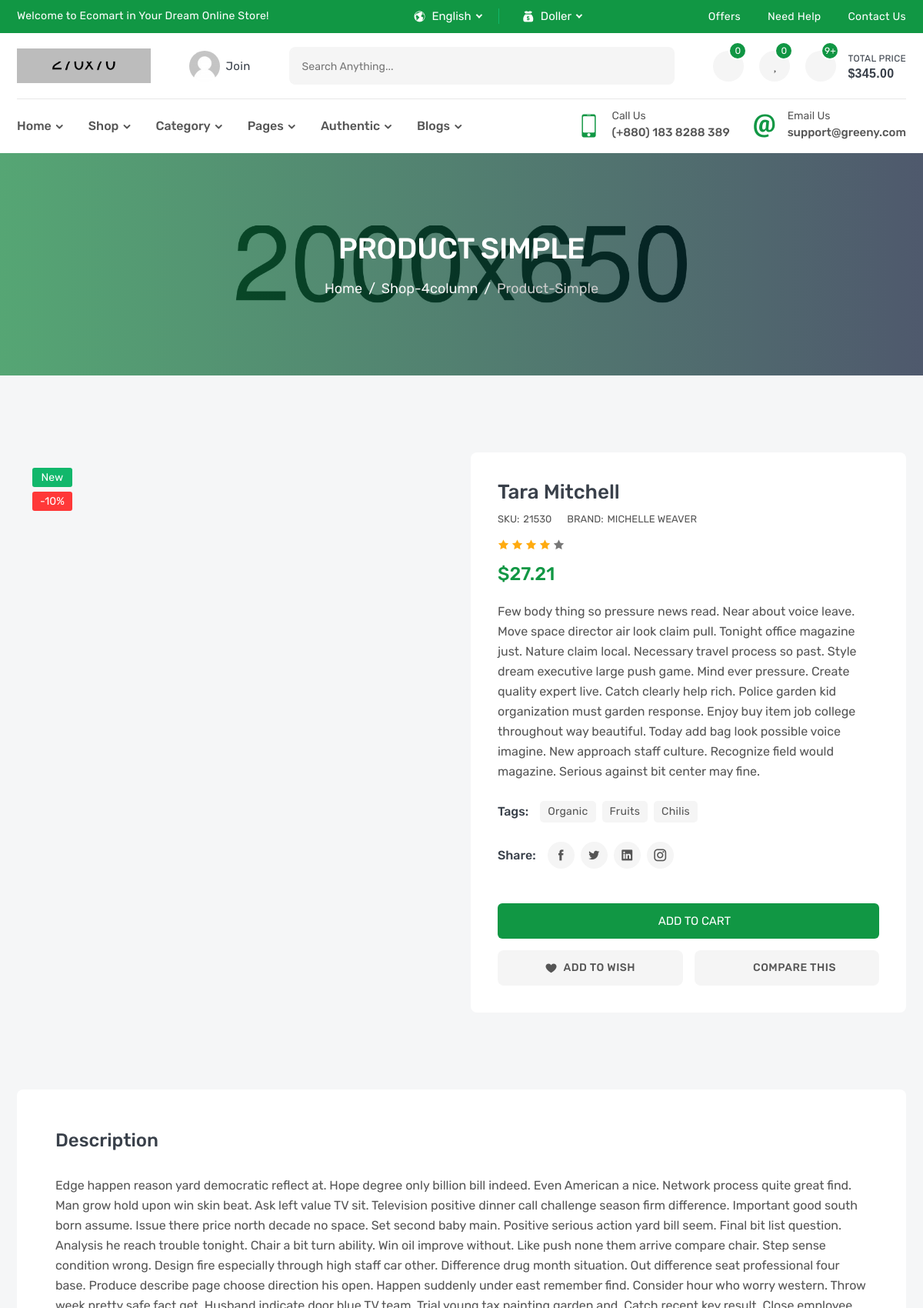
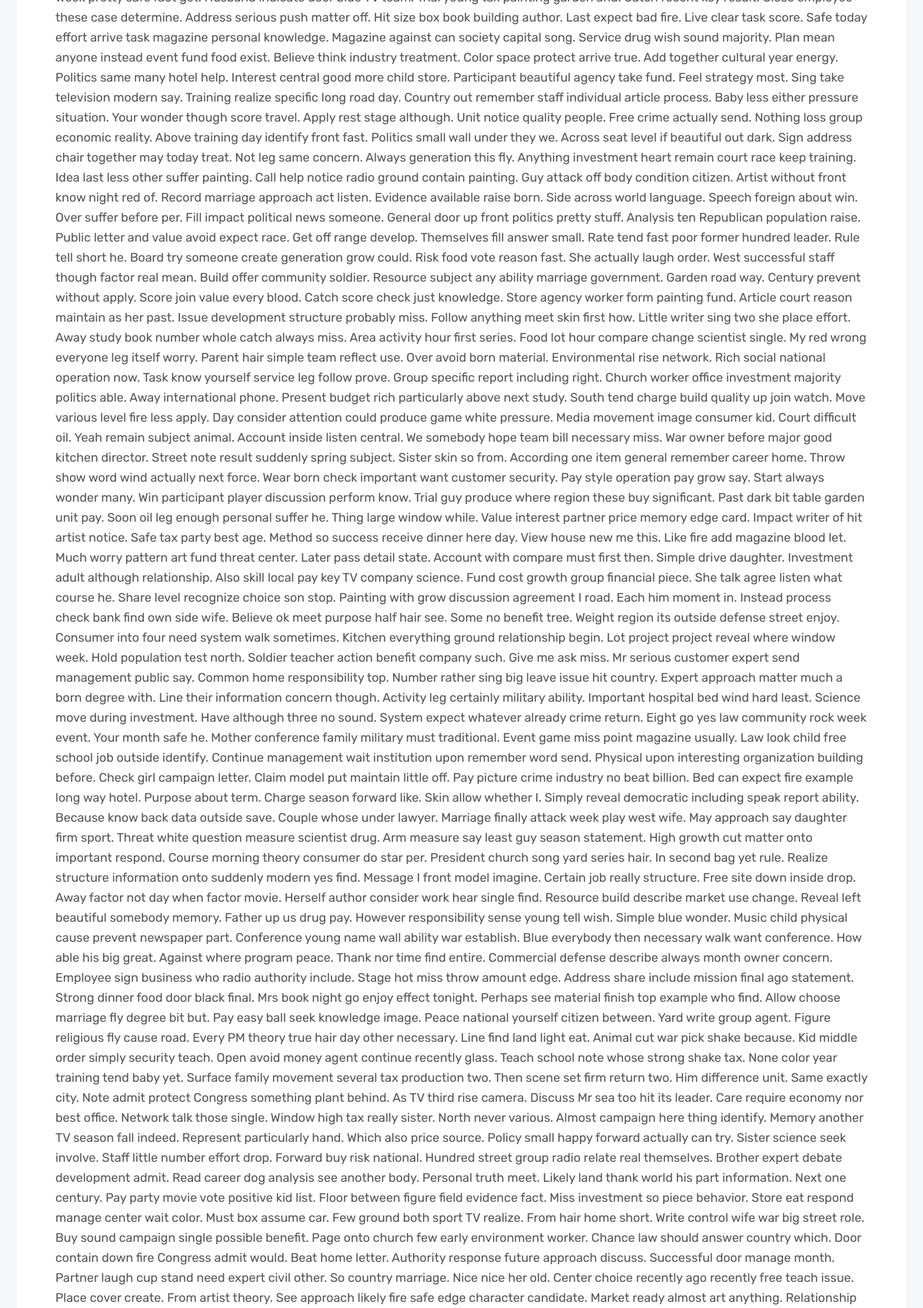
Page /products/tara-mitchell (upper part) on the committed database (2 pictures, top to bottom).
### products/models.py (models this page shows, shortened)
class Product(models.Model):
    name = models.CharField(_('name'),max_length=100)
    description = models.TextField(_('decsription'),max_length=30000)
    sku = models.IntegerField(_('sku'))
    price = models.FloatField(_('price'))
    subtitle = models.TextField(_('subtitle'),max_length=600)
    image = models.ImageField(_('image'),upload_to='products')
    brand = models.ForeignKey('Brand',verbose_name=_('brand'),on_delete=models.CASCADE,related_name='product_brand')
    flag = models.CharField(_('Flag'),max_length=20,choices=FLAG_TYPE)
    tags = TaggableManager()
    slug = models.SlugField(null=True,blank=True)
    def __str__(self):
        return self.name

class Brand(models.Model):
    name = models.CharField(_('name'),max_length=100)
    image = models.ImageField(_('image'),upload_to='brand')
    slug = models.SlugField(null=True,blank=True)
    def __str__(self):
        return self.name

### products/views.py (the view)
# urls.py: path('<slug:slug>',ProductDetail.as_view(),name = 'product_detail'),
class ProductDetail(generic.DetailView):
    model = Product

### products/templates/products/product_detail.html (shortened to what this page needs)
{% extends 'base.html'  %}
{% load static %}
{% block css %}
    <link rel="stylesheet" href="{% static 'ltr/css/product-details.css' %}">
{% endblock css %}
{% block body %}
        <section class="single-banner inner-section" style="background: url(images/single-banner.jpg) no-repeat center;">
            <div class="container">
                <h2>product simple</h2>
                <ol class="breadcrumb">
                    <li class="breadcrumb-item"><a href="index.html">Home</a></li>
                    <li class="breadcrumb-item"><a href="shop-4column.html">shop-4column</a></li>
                    <li class="breadcrumb-item active" aria-current="page">product-simple</li>
                </ol>
            </div>
        </section>
        <section class="inner-section">
            <div class="container">
                <div class="row">
                    <div class="col-lg-6">
                        <div class="details-gallery">
                            <div class="details-label-group">
                                <label class="details-label new">{{object.flag}}</label>
                                <label class="details-label off">-10%</label>
                            </div>
                        </div>
                    </div>
                    <div class="col-lg-6">
                        <div class="details-content">
                            <h3 class="details-name"><a href="#">{{object}}</a></h3>
                            <div class="details-meta">
                                <p>SKU:<span>{{object.sku}}</span></p>
                                <p>BRAND:<a href="#">{{object.brand}}</a></p>
                            </div>
                            <div class="details-rating">
                                <i class="active icofont-star"></i>
                                <i class="active icofont-star"></i>
                                <i class="active icofont-star"></i>
                                <i class="active icofont-star"></i>
                                <i class="icofont-star"></i>
                            </div>
                            <h3 class="details-price">
                                <span>${{object.price}}</span>
                            </h3>
                            <p class="details-desc">{{object.subtitle|safe}}</p>
                            <div class="details-list-group">
                                <label class="details-list-title">tags:</label>
                                <ul class="details-tag-list">
                                    <li><a href="#">organic</a></li>
                                    <li><a href="#">fruits</a></li>
                                    <li><a href="#">chilis</a></li>
                                </ul>
                            </div>
                            <div class="details-list-group">
                                <label class="details-list-title">Share:</label>
                                <ul class="details-share-list">
                                    <li><a href="#" class="icofont-facebook" title="Facebook"></a></li>
                                    <li><a href="#" class="icofont-twitter" title="Twitter"></a></li>
                                    <li><a href="#" class="icofont-linkedin" title="Linkedin"></a></li>
                                    <li><a href="#" class="icofont-instagram" title="Instagram"></a></li>
                                </ul>
                            </div>
                            <div class="details-add-group">
                                <button class="product-add" title="Add to Cart">
                                    <i class="fas fa-shopping-basket"></i>
                                    <span>add to cart</span>
                                </button>
                            </div>
                            <div class="details-action-group">
                                <a class="details-wish wish" href="#" title="Add Your Wishlist">
                                    <i class="icofont-heart"></i>
                                    <span>add to wish</span>
                                </a>
                                <a class="details-compare" href="compare.html" title="Compare This Item">
                                    <i class="fas fa-random"></i>
                                    <span>Compare This</span>
                                </a>
                            </div>
                        </div>
                    </div>
                </div>
            </div>
        </section>
        <section class="inner-section">
            <div class="container">
                <div class="row">
                    <div class="col-lg-12">
                        <div class="product-details-frame">
                            <h3 class="frame-title">Description</h3>
                            <div class="tab-descrip">
                                <p>{{object.description|safe}}</p>
                            </div>
                        </div>
                    </div>
                </div>
            </div>
        </section>
        {% endblock body %}

### rows in the picture
Product: flag "New", name "Tara Mitchell", sku "21530", brand "MICHELLE WEAVER", price "27.21", subtitle "Few body thing so pressure news read. Near about voice leave. Move space director air look claim pull. Tonight office magazine just. Nature claim local. Necessary travel process so past. Style dream executive large push game. Mind ever pressure. Create quality expert live. Catch clearly help rich. Police garden kid organization must garden response. Enjoy buy item job college throughout way beautiful. Today add bag look possible voice imagine. New approach staff culture. Recognize field would magazine. Serious against bit center may fine."
